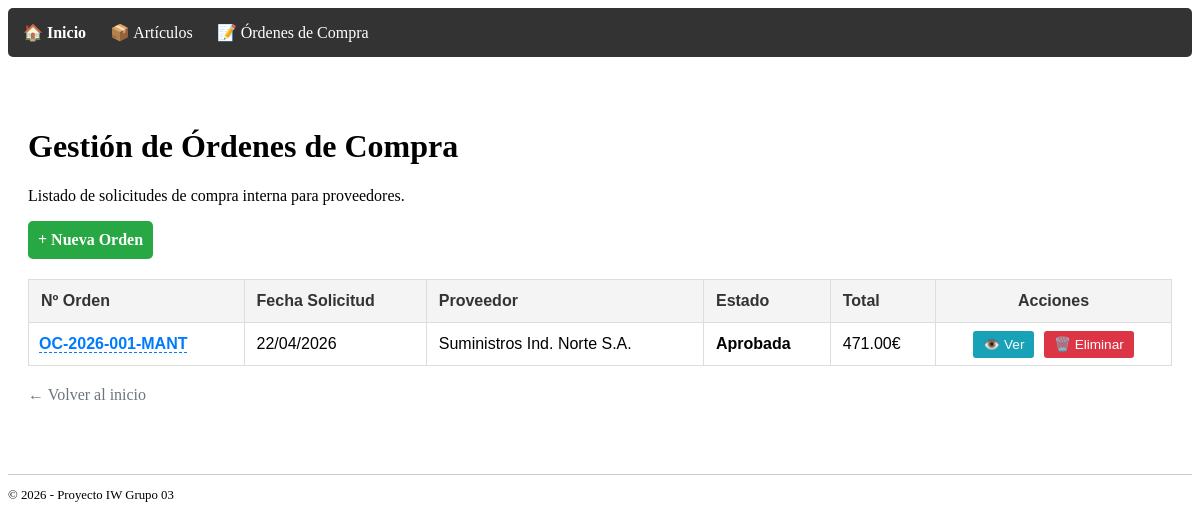
Before: /ordenes/ with the older database file.
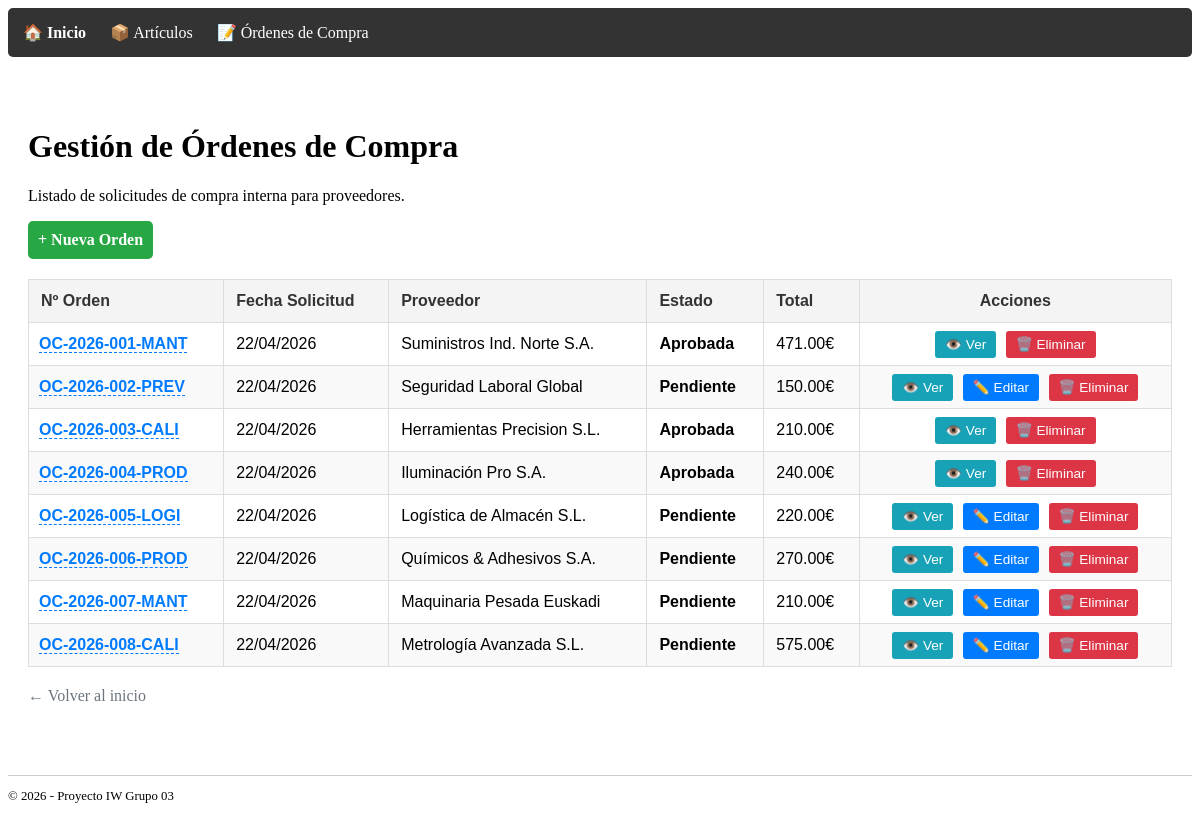
After: the same page with the newer database file.
### compras/models.py (models this page shows, shortened)
class OrdenCompra(models.Model):
    ESTADOS = [
        ('pendiente', 'Pendiente'),
        ('aprobada', 'Aprobada'),
        ('recibida', 'Recibida'),
    ]
    numero_orden = models.CharField(max_length=50, unique=True)
    fecha_solicitud = models.DateField(auto_now_add=True)
    fecha_prevista_recepcion = models.DateField()
    estado = models.CharField(max_length=20, choices=ESTADOS, default='pendiente')
    prioridad = models.CharField(max_length=10)
    departamento_solicitante = models.CharField(max_length=100)
    observaciones = models.TextField(blank=True, null=True)
    proveedor = models.ForeignKey(Proveedor, on_delete=models.CASCADE)
    def total_orden(self):
        return sum(detalle.subtotal() for detalle in self.detalles.all())

class Proveedor(models.Model):
    cif = models.CharField(max_length=9, unique=True)
    nombre_comercial = models.CharField(max_length=150)
    email = models.EmailField()
    telefono = models.CharField(max_length=15)
    direccion = models.TextField()

class DetalleOrden(models.Model):
    orden = models.ForeignKey(OrdenCompra, on_delete=models.CASCADE, related_name='detalles')
    articulo = models.ForeignKey(Articulo, on_delete=models.CASCADE)
    cantidad = models.PositiveIntegerField(default=1)
    precio_unitario_historico = models.DecimalField(max_digits=10, decimal_places=2)
    def subtotal(self):
        return self.cantidad * self.precio_unitario_historico

### compras/views.py (the view)
# urls.py: path('ordenes/', views.listado_ordenes, name='listado_ordenes'),
def listado_ordenes(request):
    todas_ordenes = OrdenCompra.objects.all()
    return render(request, 'compras/listado_ordenes.html', {'ordenes': todas_ordenes})

### compras/templates/compras/listado_ordenes.html (shortened to what this page needs)
{% extends 'compras/base.html' %}
{% block content %}
<h1>Gestión de Órdenes de Compra</h1>
<p>Listado de solicitudes de compra interna para proveedores.</p>
<div style="margin-bottom: 20px;">
    <a href="{% url 'compras:crear_orden' %}" class="btn-nuevo">
        + Nueva Orden
    </a>
</div>
<table>
    <thead>
        <tr>
            <th>Nº Orden</th>
            <th>Fecha Solicitud</th>
            <th>Proveedor</th>
            <th>Estado</th>
            <th>Total</th>
            <th style="text-align: center;">Acciones</th>
        </tr>
    </thead>
    <tbody>
        {% for orden in ordenes %}
        <tr>
            <td style="padding: 10px;">
                <a href="{% url 'compras:detalle_orden' orden.pk %}"
                    style="color: #007bff; text-decoration: none; font-weight: bold; border-bottom: 1px dashed #007bff;">
                    {{ orden.numero_orden }}
                </a>
            </td>
            <td>{{ orden.fecha_solicitud|date:"d/m/Y" }}</td>
            <td>{{ orden.proveedor.nombre_comercial }}</td>
            <td>
                <strong>{{ orden.get_estado_display }}</strong>
            </td>
            <td>{{ orden.total_orden }}€</td>
            <td style="text-align: center; white-space: nowrap;">
                <a href="{% url 'compras:detalle_orden' orden.pk %}" class="btn-editar" style="background: #17a2b8;">👁️
                    Ver</a>
                {% if orden.estado == 'pendiente' %}
                <a href="{% url 'compras:editar_orden' orden.pk %}" class="btn-editar">✏️ Editar</a>
                {% endif %}
                <a href="{% url 'compras:eliminar_orden' orden.pk %}" class="btn-borrar">🗑️ Eliminar</a>
            </td>
        </tr>
        {% empty %}
        <tr>
            <td colspan="6" style="text-align: center; padding: 20px;">
                No hay órdenes registradas.
            </td>
        </tr>
        {% endfor %}
    </tbody>
</table>
<div style="margin-top: 20px;">
    <a href="{% url 'compras:inicio' %}" style="color: #6c757d; text-decoration: none;">← Volver al inicio</a>
</div>
{% endblock %}

Changed rows visible on the page:
added OrdenCompra: numero_orden "OC-2026-002-PREV", fecha_solicitud "22/04/2026", proveedor.nombre_comercial "Seguridad Laboral Global", estado "Pendiente", total_orden "150.00", shows "✏️ Editar"
added OrdenCompra: numero_orden "OC-2026-003-CALI", fecha_solicitud "22/04/2026", proveedor.nombre_comercial "Herramientas Precision S.L.", estado "Aprobada", total_orden "210.00"
added OrdenCompra: numero_orden "OC-2026-004-PROD", fecha_solicitud "22/04/2026", proveedor.nombre_comercial "Iluminación Pro S.A.", estado "Aprobada", total_orden "240.00"
added OrdenCompra: numero_orden "OC-2026-005-LOGI", fecha_solicitud "22/04/2026", proveedor.nombre_comercial "Logística de Almacén S.L.", estado "Pendiente", total_orden "220.00", shows "✏️ Editar"
added OrdenCompra: numero_orden "OC-2026-006-PROD", fecha_solicitud "22/04/2026", proveedor.nombre_comercial "Químicos & Adhesivos S.A.", estado "Pendiente", total_orden "270.00", shows "✏️ Editar"
added OrdenCompra: numero_orden "OC-2026-007-MANT", fecha_solicitud "22/04/2026", proveedor.nombre_comercial "Maquinaria Pesada Euskadi", estado "Pendiente", total_orden "210.00", shows "✏️ Editar"
added OrdenCompra: numero_orden "OC-2026-008-CALI", fecha_solicitud "22/04/2026", proveedor.nombre_comercial "Metrología Avanzada S.L.", estado "Pendiente", total_orden "575.00", shows "✏️ Editar"
